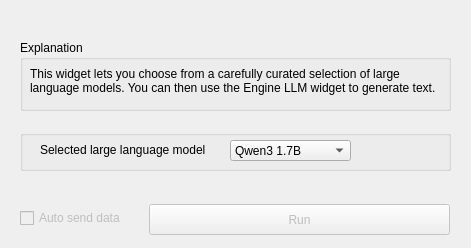
<?xml version="1.0" encoding="UTF-8"?>
<ui version="4.0">
 <class>Form</class>
 <widget class="QWidget" name="Form">
  <property name="geometry">
   <rect>
    <x>0</x>
    <y>0</y>
    <width>471</width>
    <height>248</height>
   </rect>
  </property>
  <property name="windowTitle">
   <string>Form</string>
  </property>
  <widget class="QGroupBox" name="groupBox">
   <property name="geometry">
    <rect>
     <x>20</x>
     <y>40</y>
     <width>431</width>
     <height>71</height>
    </rect>
   </property>
   <property name="title">
    <string>Explanation</string>
   </property>
   <widget class="QLabel" name="Description">
    <property name="geometry">
     <rect>
      <x>10</x>
      <y>10</y>
      <width>411</width>
      <height>61</height>
     </rect>
    </property>
    <property name="text">
     <string>This widget lets you choose from a carefully curated selection of large language models. You can then use the Engine LLM widget to generate text.</string>
    </property>
    <property name="textFormat">
     <enum>Qt::AutoText</enum>
    </property>
    <property name="alignment">
     <set>Qt::AlignLeading|Qt::AlignLeft|Qt::AlignVCenter</set>
    </property>
    <property name="wordWrap">
     <bool>true</bool>
    </property>
   </widget>
  </widget>
  <widget class="QGroupBox" name="groupBox_2">
   <property name="geometry">
    <rect>
     <x>20</x>
     <y>130</y>
     <width>431</width>
     <height>41</height>
    </rect>
   </property>
   <property name="title">
    <string/>
   </property>
   <widget class="QComboBox" name="comboBox">
    <property name="geometry">
     <rect>
      <x>210</x>
      <y>10</y>
      <width>121</width>
      <height>21</height>
     </rect>
    </property>
    <property name="currentText">
     <string>Qwen3 1.7B</string>
    </property>
    <property name="minimumContentsLength">
     <number>0</number>
    </property>
    <item>
     <property name="text">
      <string>Qwen3 1.7B</string>
     </property>
    </item>
    <item>
     <property name="text">
      <string>Qwen3 4B</string>
     </property>
    </item>
    <item>
     <property name="text">
      <string>Qwen3 8B</string>
     </property>
    </item>
    <item>
     <property name="text">
      <string>Qwen3 14B</string>
     </property>
    </item>
    <item>
     <property name="text">
      <string>Granite4 7B</string>
     </property>
    </item>
    <item>
     <property name="text">
      <string>Phi4 4B</string>
     </property>
    </item>
    <item>
     <property name="text">
      <string>Gemma3 12B</string>
     </property>
    </item>
    <item>
     <property name="text">
      <string>Deepseek 8B</string>
     </property>
    </item>
   </widget>
   <widget class="QLabel" name="label">
    <property name="geometry">
     <rect>
      <x>20</x>
      <y>10</y>
      <width>181</width>
      <height>20</height>
     </rect>
    </property>
    <property name="text">
     <string>Selected large language model</string>
    </property>
   </widget>
  </widget>
  <widget class="QPushButton" name="pushButton_send">
   <property name="enabled">
    <bool>false</bool>
   </property>
   <property name="geometry">
    <rect>
     <x>149</x>
     <y>204</y>
     <width>301</width>
     <height>31</height>
    </rect>
   </property>
   <property name="text">
    <string>Run</string>
   </property>
  </widget>
  <widget class="QCheckBox" name="checkBox_send">
   <property name="enabled">
    <bool>false</bool>
   </property>
   <property name="geometry">
    <rect>
     <x>20</x>
     <y>210</y>
     <width>131</width>
     <height>16</height>
    </rect>
   </property>
   <property name="text">
    <string>Auto send data</string>
   </property>
  </widget>
  <zorder>groupBox_2</zorder>
  <zorder>groupBox</zorder>
  <zorder>pushButton_send</zorder>
  <zorder>checkBox_send</zorder>
 </widget>
 <resources/>
 <connections/>
</ui>
